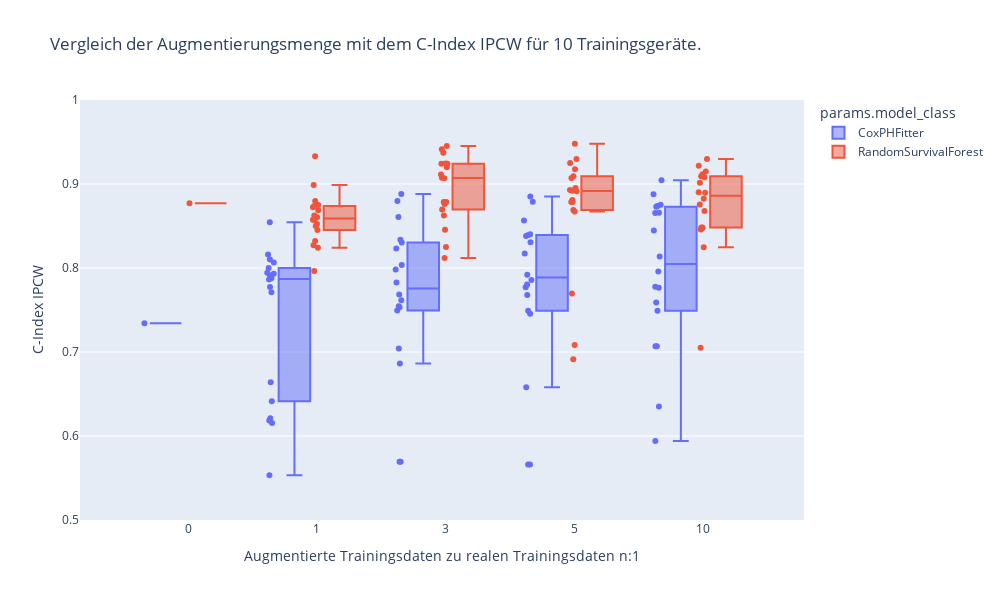
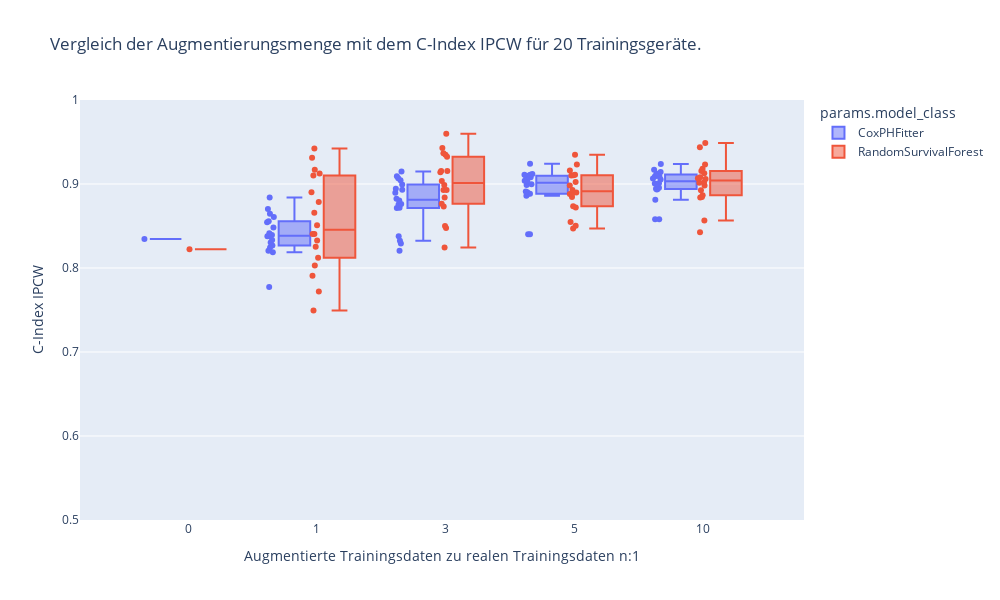
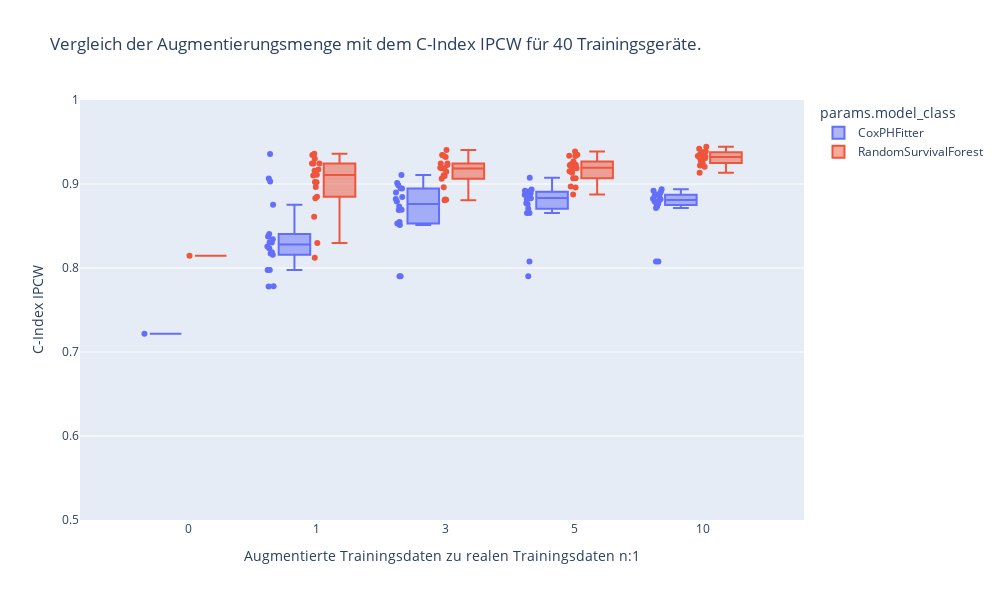
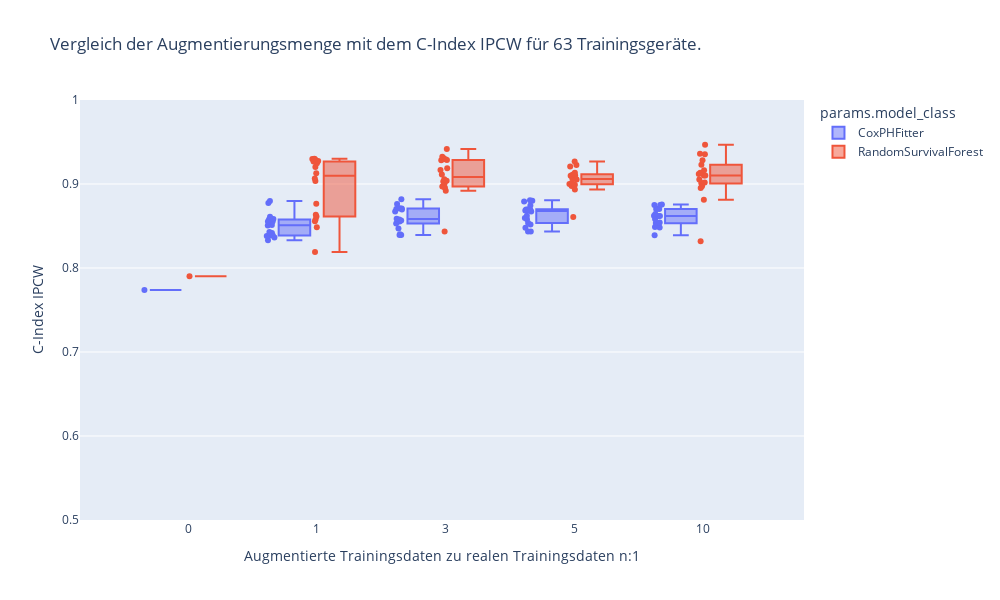

Notebook code cell kept with these figures, in order:
### Code cell
fig_grid = latex_figs.LatexSubfigureGrid(
    label="comp_n_aug_c-index",
    caption="Vergleich der Augmentierungsmenge mit dem \gls{c_index_ipcw}, Unterteilt nach Anzahl der Trainingsgeräte.",
)

for n_dev in sorted(runs_df["params.n_dev"].unique(), reverse=False):
    plot_df = runs_df.sort_values(by=["params.model_class"], ascending=True)[
        (runs_df["params.n_dev"] == n_dev)
    ]

    plot_df = plot_df[plot_df["metrics.c_index_ipcw"] != 0.5]

    x_order = ["0", "1", "3", "5"]

    title = f"Vergleich der Augmentierungsmenge mit dem C-Index IPCW für {n_dev} Trainingsgeräte."
    fig = px.box(
        plot_df,
        x="params.n_aug",
        y="metrics.c_index_ipcw",
        color="params.model_class",
        title=title,
        points="all",
        category_orders={"params.n_aug": x_order},
        width=1000,
        height=600,
    )
    fig.update_yaxes(range=[0.5, 1], title="C-Index IPCW")
    fig.update_xaxes(title="Augmentierte Trainingsdaten zu realen Trainingsdaten n:1")
    fig.show()
    if SAVE_FIGS:
        subfig = latex_figs.LatexSubfigure(
            f"resources/figures/survival_results/comp_n_aug_{n_dev}_c-index.png",
            fig,
            caption=f"{n_dev} Trainingsgeräte",
        )
        fig_grid.add_subfigure(subfig)
        fig_grid.add_newline()

fig_grid.save_figure()
fig_grid.write_latex_code_to_file(
    "comp_n_aug_c-index.tex"
)

### Figure 1 — Plotly figure (JSON) as saved in the notebook; plotly's stock layout.template omitted (floating-point values rounded to 4 significant figures)
{"data": [{"alignmentgroup": "True", "boxpoints": "all", "hovertemplate": "params.model_class=CoxPHFitter<br>params.n_aug=%{x}<br>metrics.c_index_ipcw=%{y}<extra></extra>", "legendgroup": "CoxPHFitter", "marker": {"color": "#636efa"}, "name": "CoxPHFitter", "notched": false, "offsetgroup": "CoxPHFitter", "orientation": "v", "showlegend": true, "type": "box", "x": ["3", "5", "5", "3", "1", "1", "3", "3", "1", "3", "3", "10", "1", "1", "3", "10", "1", "10", "10", "1", "5", "3", "10", "3", "10", "3", "1", "1", "3", "10", "10", "5", "5", "3", "5", "5", "3", "10", "1", "1", "5", "5", "1", "5", "3", "10", "10", "3", "1", "0", "3", "1", "5", "5", "10", "5", "5", "10", "5", "1", "1", "3", "3", "10", "5", "10", "10", "1", "10", "5", "10", "5", "1"], "x0": " ", "xaxis": "x", "y": [0.7981, 0.8566, 0.5662, 0.7495, 0.8064, 0.6156, 0.7683, 0.7616, 0.7877, 0.8607, 0.8882, 0.594, 0.8545, 0.7713, 0.7829, 0.8659, 0.664, 0.8878, 0.7067, 0.7862, 0.8306, 0.8034, 0.749, 0.7042, 0.8138, 0.7532, 0.7775, 0.6413, 0.7546, 0.8754, 0.8447, 0.8173, 0.792, 0.8233, 0.8789, 0.8853, 0.8337, 0.8737, 0.6211, 0.6186, 0.7679, 0.8391, 0.7933, 0.658, 0.5692, 0.7067, 0.7776, 0.8797, 0.7944, 0.7343, 0.8305, 0.81, 0.7804, 0.7772, 0.8655, 0.749, 0.8381, 0.873, 0.8401, 0.7914, 0.8001, 0.6863, 0.5692, 0.7588, 0.7856, 0.7763, 0.7957, 0.5533, 0.6351, 0.7455, 0.9044, 0.5662, 0.8159], "y0": " ", "yaxis": "y"}, {"alignmentgroup": "True", "boxpoints": "all", "hovertemplate": "params.model_class=RandomSurvivalForest<br>params.n_aug=%{x}<br>metrics.c_index_ipcw=%{y}<extra></extra>", "legendgroup": "RandomSurvivalForest", "marker": {"color": "#EF553B"}, "name": "RandomSurvivalForest", "notched": false, "offsetgroup": "RandomSurvivalForest", "orientation": "v", "showlegend": true, "type": "box", "x": ["5", "10", "5", "3", "1", "3", "5", "3", "10", "1", "10", "3", "5", "5", "10", "3", "1", "10", "10", "1", "10", "5", "5", "5", "1", "10", "1", "10", "10", "3", "5", "1", "1", "1", "1", "10", "10", "10", "1", "3", "3", "3", "5", "10", "3", "0", "5", "3", "10", "5", "10", "1", "10", "3", "3", "1", "3", "3", "1", "5", "5", "1", "1", "5", "5", "3", "5", "3", "10", "1", "3", "5", "1"], "x0": " ", "xaxis": "x", "y": [0.9073, 0.868, 0.8954, 0.8763, 0.8686, 0.8786, 0.8671, 0.8455, 0.9115, 0.8749, 0.8481, 0.9242, 0.7085, 0.8912, 0.8481, 0.9243, 0.8606, 0.9015, 0.8901, 0.7964, 0.9091, 0.9296, 0.8918, 0.7697, 0.8525, 0.8475, 0.8987, 0.9218, 0.8246, 0.9068, 0.8786, 0.8243, 0.8739, 0.8501, 0.8322, 0.915, 0.8823, 0.7052, 0.8626, 0.9453, 0.9113, 0.9198, 0.8808, 0.9299, 0.8786, 0.877, 0.9091, 0.9074, 0.8897, 0.6914, 0.8457, 0.9329, 0.8756, 0.9415, 0.8696, 0.8723, 0.9242, 0.812, 0.8452, 0.9479, 0.8692, 0.8271, 0.8576, 0.8786, 0.925, 0.9373, 0.9176, 0.8624, 0.908, 0.8576, 0.8249, 0.8928, 0.8799], "y0": " ", "yaxis": "y"}], "layout": {"boxmode": "group", "height": 600, "legend": {"title": {"text": "params.model_class"}, "tracegroupgap": 0}, "title": {"text": "Vergleich der Augmentierungsmenge mit dem C-Index IPCW für 10 Trainingsgeräte."}, "width": 1000, "xaxis": {"anchor": "y", "categoryarray": ["0", "1", "3", "5"], "categoryorder": "array", "domain": [0, 1], "title": {"text": "Augmentierte Trainingsdaten zu realen Trainingsdaten n:1"}}, "yaxis": {"anchor": "x", "domain": [0, 1], "range": [0.5, 1], "title": {"text": "C-Index IPCW"}}}}

### Figure 2 — Plotly figure (JSON) as saved in the notebook; plotly's stock layout.template omitted (floating-point values rounded to 4 significant figures)
{"data": [{"alignmentgroup": "True", "boxpoints": "all", "hovertemplate": "params.model_class=CoxPHFitter<br>params.n_aug=%{x}<br>metrics.c_index_ipcw=%{y}<extra></extra>", "legendgroup": "CoxPHFitter", "marker": {"color": "#636efa"}, "name": "CoxPHFitter", "notched": false, "offsetgroup": "CoxPHFitter", "orientation": "v", "showlegend": true, "type": "box", "x": ["5", "5", "1", "10", "10", "5", "3", "1", "10", "5", "1", "3", "5", "3", "10", "3", "3", "3", "10", "5", "3", "5", "1", "10", "3", "3", "1", "3", "1", "3", "5", "3", "3", "5", "1", "1", "1", "10", "10", "3", "1", "1", "10", "10", "10", "3", "3", "3", "1", "5", "1", "10", "1", "5", "10", "5", "5", "1", "3", "0", "5", "10", "1", "10", "1", "5", "5", "10", "1", "5", "10", "10", "5"], "x0": " ", "xaxis": "x", "y": [0.891, 0.924, 0.8413, 0.9121, 0.8811, 0.9097, 0.8944, 0.8188, 0.9067, 0.9111, 0.8332, 0.8763, 0.8883, 0.8755, 0.8935, 0.8715, 0.8716, 0.8377, 0.909, 0.8901, 0.9067, 0.8989, 0.8546, 0.9007, 0.8895, 0.8324, 0.8243, 0.8803, 0.8645, 0.9092, 0.8401, 0.8932, 0.9149, 0.9111, 0.8608, 0.7775, 0.8482, 0.9114, 0.9088, 0.8995, 0.8267, 0.8305, 0.901, 0.8944, 0.8581, 0.8824, 0.9045, 0.8206, 0.8703, 0.9033, 0.8377, 0.8941, 0.8204, 0.8861, 0.9055, 0.908, 0.9039, 0.8377, 0.8291, 0.8345, 0.8998, 0.9143, 0.8555, 0.8956, 0.8393, 0.8401, 0.9119, 0.9239, 0.884, 0.9093, 0.9169, 0.8581, 0.8884], "y0": " ", "yaxis": "y"}, {"alignmentgroup": "True", "boxpoints": "all", "hovertemplate": "params.model_class=RandomSurvivalForest<br>params.n_aug=%{x}<br>metrics.c_index_ipcw=%{y}<extra></extra>", "legendgroup": "RandomSurvivalForest", "marker": {"color": "#EF553B"}, "name": "RandomSurvivalForest", "notched": false, "offsetgroup": "RandomSurvivalForest", "orientation": "v", "showlegend": true, "type": "box", "x": ["5", "10", "1", "5", "3", "10", "10", "3", "10", "10", "3", "10", "3", "5", "3", "5", "5", "10", "5", "3", "10", "5", "10", "5", "10", "3", "5", "3", "10", "1", "1", "5", "5", "10", "10", "10", "3", "3", "0", "1", "3", "1", "5", "1", "10", "3", "3", "1", "1", "1", "3", "5", "1", "5", "1", "1", "5", "1", "5", "3", "1", "3", "1", "3", "3", "10", "1", "1", "5", "10", "1", "5", "10"], "x0": " ", "xaxis": "x", "y": [0.8549, 0.8839, 0.9169, 0.8502, 0.9347, 0.8424, 0.8865, 0.9156, 0.9438, 0.9022, 0.9035, 0.906, 0.893, 0.888, 0.9324, 0.9232, 0.8719, 0.9068, 0.9103, 0.8475, 0.9182, 0.9025, 0.8983, 0.8846, 0.9233, 0.9366, 0.8883, 0.9597, 0.9015, 0.8508, 0.8657, 0.9161, 0.89, 0.908, 0.8926, 0.9129, 0.8764, 0.8988, 0.8224, 0.8405, 0.9155, 0.8405, 0.893, 0.8903, 0.9156, 0.8732, 0.8501, 0.8031, 0.8252, 0.8327, 0.914, 0.91, 0.8786, 0.8472, 0.9102, 0.7907, 0.8983, 0.772, 0.911, 0.893, 0.9125, 0.8839, 0.8122, 0.9428, 0.8245, 0.8844, 0.9312, 0.9423, 0.8734, 0.8565, 0.7495, 0.9347, 0.9488], "y0": " ", "yaxis": "y"}], "layout": {"boxmode": "group", "height": 600, "legend": {"title": {"text": "params.model_class"}, "tracegroupgap": 0}, "title": {"text": "Vergleich der Augmentierungsmenge mit dem C-Index IPCW für 20 Trainingsgeräte."}, "width": 1000, "xaxis": {"anchor": "y", "categoryarray": ["0", "1", "3", "5"], "categoryorder": "array", "domain": [0, 1], "title": {"text": "Augmentierte Trainingsdaten zu realen Trainingsdaten n:1"}}, "yaxis": {"anchor": "x", "domain": [0, 1], "range": [0.5, 1], "title": {"text": "C-Index IPCW"}}}}

### Figure 3 — Plotly figure (JSON) as saved in the notebook; plotly's stock layout.template omitted (floating-point values rounded to 4 significant figures)
{"data": [{"alignmentgroup": "True", "boxpoints": "all", "hovertemplate": "params.model_class=CoxPHFitter<br>params.n_aug=%{x}<br>metrics.c_index_ipcw=%{y}<extra></extra>", "legendgroup": "CoxPHFitter", "marker": {"color": "#636efa"}, "name": "CoxPHFitter", "notched": false, "offsetgroup": "CoxPHFitter", "orientation": "v", "showlegend": true, "type": "box", "x": ["5", "3", "10", "5", "3", "1", "3", "1", "5", "1", "10", "5", "10", "5", "5", "1", "1", "3", "5", "5", "10", "3", "0", "3", "3", "1", "1", "3", "1", "10", "10", "5", "3", "5", "3", "10", "1", "5", "5", "10", "10", "1", "1", "1", "3", "5", "5", "1", "3", "3", "5", "10", "10", "1", "3", "1", "10", "3", "10", "1", "10", "10", "3", "1", "10", "3", "5", "3", "5", "1", "10", "5", "10"], "x0": " ", "xaxis": "x", "y": [0.8836, 0.8511, 0.8791, 0.8831, 0.8792, 0.7784, 0.8732, 0.8157, 0.8871, 0.8236, 0.8866, 0.7901, 0.8768, 0.8909, 0.9074, 0.8174, 0.8752, 0.9012, 0.8655, 0.889, 0.873, 0.9106, 0.7216, 0.8692, 0.8549, 0.7976, 0.7779, 0.7901, 0.7976, 0.8771, 0.8819, 0.8816, 0.8528, 0.8911, 0.895, 0.8936, 0.8375, 0.8919, 0.8772, 0.875, 0.8077, 0.8302, 0.9067, 0.8188, 0.8691, 0.8653, 0.8077, 0.8404, 0.8844, 0.8947, 0.8935, 0.8902, 0.8825, 0.8308, 0.8985, 0.8255, 0.8874, 0.853, 0.892, 0.8341, 0.8802, 0.887, 0.8899, 0.9029, 0.8872, 0.7901, 0.876, 0.8821, 0.8706, 0.9358, 0.8714, 0.8907, 0.8077], "y0": " ", "yaxis": "y"}, {"alignmentgroup": "True", "boxpoints": "all", "hovertemplate": "params.model_class=RandomSurvivalForest<br>params.n_aug=%{x}<br>metrics.c_index_ipcw=%{y}<extra></extra>", "legendgroup": "RandomSurvivalForest", "marker": {"color": "#EF553B"}, "name": "RandomSurvivalForest", "notched": false, "offsetgroup": "RandomSurvivalForest", "orientation": "v", "showlegend": true, "type": "box", "x": ["10", "5", "3", "10", "3", "1", "3", "1", "10", "1", "5", "5", "1", "10", "10", "1", "10", "5", "3", "5", "5", "3", "5", "3", "1", "5", "3", "1", "10", "10", "3", "10", "3", "5", "1", "3", "3", "5", "1", "5", "10", "10", "1", "1", "1", "10", "5", "3", "10", "10", "3", "3", "5", "1", "10", "1", "5", "10", "10", "5", "5", "5", "3", "1", "1", "3", "3", "1", "3", "10", "5", "0", "1"], "x0": " ", "xaxis": "x", "y": [0.9243, 0.9349, 0.8805, 0.9275, 0.9146, 0.93, 0.8814, 0.9243, 0.9368, 0.8964, 0.8959, 0.9068, 0.936, 0.9378, 0.9379, 0.9347, 0.9307, 0.8971, 0.8963, 0.8874, 0.9151, 0.9345, 0.9068, 0.934, 0.9243, 0.9201, 0.9193, 0.8123, 0.9335, 0.9347, 0.9243, 0.9388, 0.9321, 0.9163, 0.9173, 0.9062, 0.9227, 0.923, 0.902, 0.9187, 0.9444, 0.9221, 0.9111, 0.861, 0.885, 0.9205, 0.9235, 0.9405, 0.9321, 0.9314, 0.8814, 0.9186, 0.9333, 0.8297, 0.9322, 0.9157, 0.9338, 0.9135, 0.9249, 0.9135, 0.9225, 0.9268, 0.9103, 0.9243, 0.9101, 0.9243, 0.9096, 0.8832, 0.9184, 0.942, 0.9386, 0.8145, 0.9024], "y0": " ", "yaxis": "y"}], "layout": {"boxmode": "group", "height": 600, "legend": {"title": {"text": "params.model_class"}, "tracegroupgap": 0}, "title": {"text": "Vergleich der Augmentierungsmenge mit dem C-Index IPCW für 40 Trainingsgeräte."}, "width": 1000, "xaxis": {"anchor": "y", "categoryarray": ["0", "1", "3", "5"], "categoryorder": "array", "domain": [0, 1], "title": {"text": "Augmentierte Trainingsdaten zu realen Trainingsdaten n:1"}}, "yaxis": {"anchor": "x", "domain": [0, 1], "range": [0.5, 1], "title": {"text": "C-Index IPCW"}}}}

### Figure 4 — Plotly figure (JSON) as saved in the notebook; plotly's stock layout.template omitted (floating-point values rounded to 4 significant figures)
{"data": [{"alignmentgroup": "True", "boxpoints": "all", "hovertemplate": "params.model_class=CoxPHFitter<br>params.n_aug=%{x}<br>metrics.c_index_ipcw=%{y}<extra></extra>", "legendgroup": "CoxPHFitter", "marker": {"color": "#636efa"}, "name": "CoxPHFitter", "notched": false, "offsetgroup": "CoxPHFitter", "orientation": "v", "showlegend": true, "type": "box", "x": ["10", "3", "10", "5", "1", "10", "1", "10", "3", "10", "5", "1", "5", "1", "10", "3", "3", "0", "10", "5", "3", "5", "5", "10", "10", "5", "1", "10", "3", "1", "1", "1", "10", "5", "10", "5", "3", "5", "1", "3", "10", "5", "1", "10", "1", "5", "1", "10", "1", "5", "1", "3", "3", "5", "3", "5", "5", "1", "3", "10", "3", "3", "3", "5", "3", "1", "3", "5", "1", "1", "3", "10", "10"], "x0": " ", "xaxis": "x", "y": [0.8705, 0.8403, 0.8702, 0.8623, 0.8416, 0.8391, 0.8578, 0.8513, 0.8578, 0.8483, 0.8479, 0.8583, 0.8536, 0.8413, 0.8533, 0.8708, 0.8672, 0.774, 0.8619, 0.8686, 0.8703, 0.8743, 0.8701, 0.8756, 0.8749, 0.8581, 0.8798, 0.849, 0.8552, 0.8555, 0.8388, 0.833, 0.8703, 0.8434, 0.8644, 0.8519, 0.8708, 0.8806, 0.8774, 0.8588, 0.8751, 0.8434, 0.8363, 0.8619, 0.8554, 0.8793, 0.8505, 0.8535, 0.8512, 0.8596, 0.8382, 0.8392, 0.8714, 0.8696, 0.8472, 0.8692, 0.88, 0.8388, 0.8695, 0.8621, 0.8528, 0.8392, 0.8566, 0.8685, 0.8763, 0.861, 0.8557, 0.8673, 0.8429, 0.8548, 0.8819, 0.8541, 0.8584], "y0": " ", "yaxis": "y"}, {"alignmentgroup": "True", "boxpoints": "all", "hovertemplate": "params.model_class=RandomSurvivalForest<br>params.n_aug=%{x}<br>metrics.c_index_ipcw=%{y}<extra></extra>", "legendgroup": "RandomSurvivalForest", "marker": {"color": "#EF553B"}, "name": "RandomSurvivalForest", "notched": false, "offsetgroup": "RandomSurvivalForest", "orientation": "v", "showlegend": true, "type": "box", "x": ["1", "3", "5", "1", "3", "1", "1", "10", "5", "3", "10", "1", "10", "3", "1", "3", "5", "3", "1", "3", "5", "5", "5", "10", "10", "5", "10", "10", "1", "1", "5", "3", "3", "10", "3", "5", "3", "0", "5", "5", "10", "1", "5", "10", "5", "10", "5", "1", "1", "3", "5", "3", "1", "10", "1", "5", "3", "1", "3", "10", "1", "10", "5", "10", "10", "5", "3", "10", "1", "1", "3", "10", "3"], "x0": " ", "xaxis": "x", "y": [0.9035, 0.9029, 0.9053, 0.8189, 0.9012, 0.8612, 0.9269, 0.8813, 0.9133, 0.8954, 0.91, 0.9067, 0.9354, 0.9323, 0.8557, 0.9189, 0.9013, 0.892, 0.9129, 0.9296, 0.8998, 0.9269, 0.8977, 0.91, 0.912, 0.9103, 0.9135, 0.9283, 0.9248, 0.9273, 0.9209, 0.9417, 0.9056, 0.9012, 0.9284, 0.8934, 0.8435, 0.7901, 0.9001, 0.8999, 0.8974, 0.9269, 0.9116, 0.9053, 0.8992, 0.9163, 0.9065, 0.9297, 0.8576, 0.9166, 0.8607, 0.8971, 0.8486, 0.9228, 0.8764, 0.9226, 0.9113, 0.9203, 0.9038, 0.9019, 0.8635, 0.9466, 0.91, 0.8951, 0.936, 0.9098, 0.9287, 0.8318, 0.93, 0.9293, 0.9309, 0.9006, 0.8972], "y0": " ", "yaxis": "y"}], "layout": {"boxmode": "group", "height": 600, "legend": {"title": {"text": "params.model_class"}, "tracegroupgap": 0}, "title": {"text": "Vergleich der Augmentierungsmenge mit dem C-Index IPCW für 63 Trainingsgeräte."}, "width": 1000, "xaxis": {"anchor": "y", "categoryarray": ["0", "1", "3", "5"], "categoryorder": "array", "domain": [0, 1], "title": {"text": "Augmentierte Trainingsdaten zu realen Trainingsdaten n:1"}}, "yaxis": {"anchor": "x", "domain": [0, 1], "range": [0.5, 1], "title": {"text": "C-Index IPCW"}}}}
